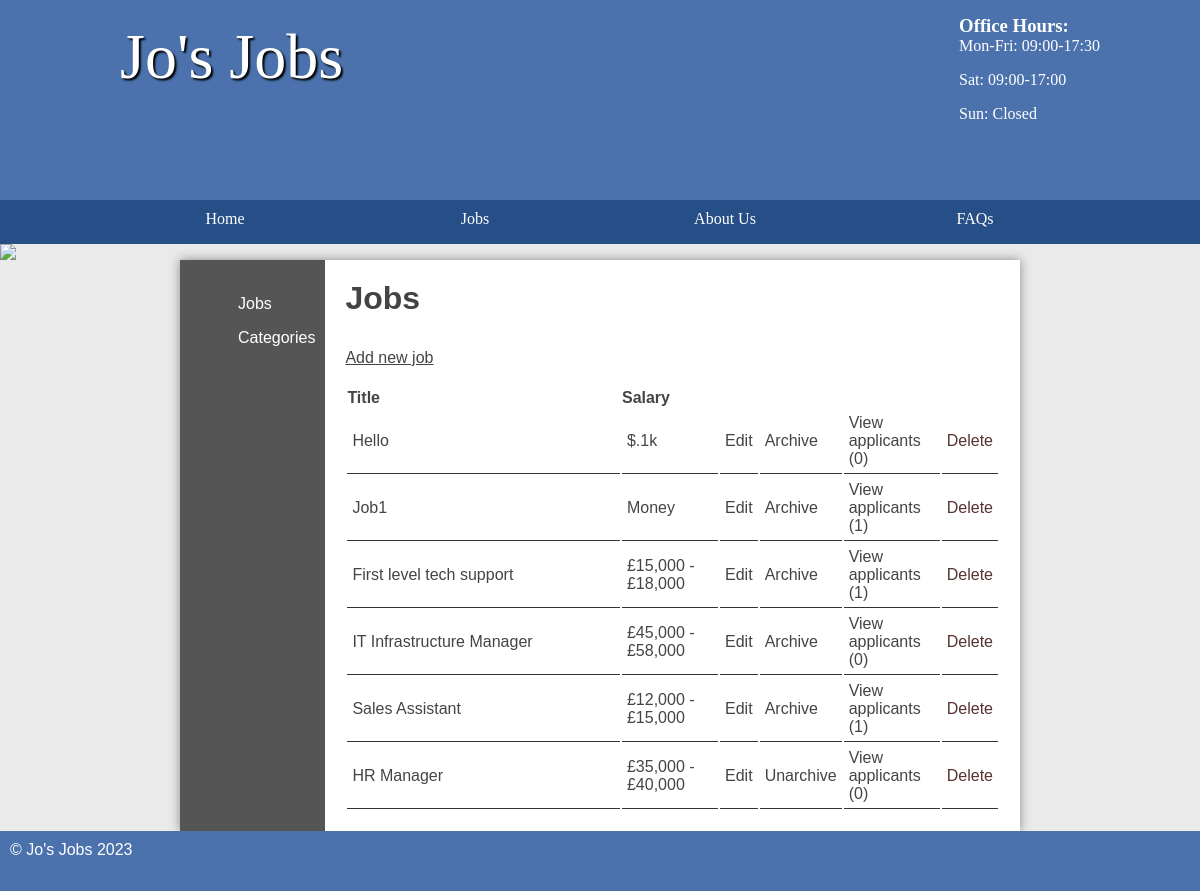
Page /jobs/public/admin/jobs.php (signed in) on the committed database.
### tables this page shows
CREATE TABLE `job` (
  `id` int(11) NOT NULL AUTO_INCREMENT,
  `title` varchar(45) DEFAULT NULL,
  `description` longblob DEFAULT NULL,
  `salary` varchar(45) DEFAULT NULL,
  `closingDate` date DEFAULT NULL,
  `categoryId` int(11) DEFAULT NULL,
  `location` varchar(255) DEFAULT NULL,
  `archived` tinyint(1) DEFAULT 0,
  PRIMARY KEY (`id`)
);

### jobs/include/utils.php (called while the page is built, shortened)
<?php
$loggedIn = ($_SESSION['loggedin'] ?? false) !== false;
function createHead($title = "Home") {
    global $categories, $db;
    $db ??= new Database();
    require 'top-section.html.php';
}

### jobs/classes/database.php (called while the page is built, shortened)
<?php
class Database extends stdClass {
    public function __construct($user = "student", $password = "student", $dbname = "job", $host = "mysql") {
        $this->pdo = new PDO("mysql:host=$host;dbname=$dbname", $user, $password);
    }
    public function __get($name) {
        return $this->$name;
    }
}

### jobs/classes/table.php (called while the page is built, shortened)
<?php
class Table {
    private $pdo;
    private $table;
    public function __construct($pdoInstance, $table) {
        $this->pdo = $pdoInstance;
        $this->table = $table;
    }
    private function selector($binds, $items) {
        $query = "SELECT ";
        $query .= "$items FROM $this->table";
        $statement = $this->bindAndExecute($binds, $query);
        return $statement;
    }
    public function select(array|string $binds = [], array|string $items = '*') {
        return $this->selector($binds, $items)->fetch();
    }
    public function selectAll(array|string $binds = [], array|string $items = '*'): array {
        return $this->selector($binds, $items)->fetchAll();
    }
    private function bindAndExecute(array|string $binds, string $query, array $values = [], bool $debugMode = false): PDOStatement {
        if (is_string($binds))
            $query .= " $binds ";
        else if (is_array($binds) && !empty($binds)) {
            $query .= " WHERE ";
            foreach ($binds as $key => $value)
                $query .= is_int($key) ? " $value " : " $key = :$key ";
        }
        $statement = $this->pdo->prepare($query);
        if (!is_string($binds))
            foreach ($binds as $key => $value)
                if (!is_int($key))
                    $statement->bindValue($key, $value);
        $statement->execute();
        return $statement;
    }
}

### jobs/public/admin/jobs.php (the view, shortened to what this page needs)
<?php
require "../../include/utils.php";
?>
<main class="sidebar">
	<?php require '../../include/leftside.html.php'; ?>
	<section class="right">
		<?php
		if (!$loggedIn)
			require '../../include/login-admin.html.php';
		else {
		?>
			<h2>Jobs</h2>
			<a class="new" href="addjob.php">Add new job</a>
			<table>
				<thead>
					<tr>
						<th>Title</th>
						<th style="width: 15%">Salary</th>
						<th style="width: 5%">&nbsp;</th>
						<th style="width: 5%">&nbsp;</th>
						<th style="width: 15%">&nbsp;</th>
						<th style="width: 5%">&nbsp;</th>
					</tr>
				</thead>
				<tbody>
					<?php
					$jobs = $db->job->selectAll('order by closingDate asc limit 10');
					foreach ($jobs as $job) {
						$applicantCount = $db->applicant->select(['jobId' => $job['id']], 'count(*) as count');
					?>
						<tr>
							<td><?= $job['title'] ?></td>
							<td><?= is_numeric(substr($job['salary'], 0, 1)) ? '£' . $job['salary'] : $job['salary'] ?></td>
							<td><a href="editjob.php?id=<?= $job['id'] ?>">Edit</a></td>
							<?php if ($job['archived']) { ?>
								<td><a href="unarchivejob.php?id=<?= $job['id'] ?>">Unarchive</a></td>
							<?php } else { ?>
								<td><a href="archivejob.php?id=<?= $job['id'] ?>">Archive</a></td>
							<?php } ?>
							<td><a style="float: right" href="applicants.php?id=<?= $job['id'] ?>">View applicants (<?= $applicantCount['count'] ?>)</a></td>
							<td>
								<form method="post" action="deletejob.php">
									<input type="submit" name="submit" value="Delete" />
								</form>
							</td>
						</tr>
					<?php } ?>
				</tbody>
			</table>
		<?php } ?>
	</section>
</main>
<?php include '../../include/footer.html.php'; ?>

### jobs/public/styles.css (style rules this page uses)
* { margin: 0; padding: 0; }
html { font-family: 'Oxygen-Regular', verdana, sans-serif; }
main a { color: #333; }
main { min-height: 50vh; background-color: #fff; width: 70vw; display: block; margin: auto; box-shadow: 0px 0px 10px #888; color: #444; }
main h2 { font-size: 2em; }
p, li, h2 { margin-bottom: 1em; }
form select, form label, form input, form textarea { float: left; width: 200px; padding: 10px; margin-top: 20px; }
input[type="submit"] { clear: both; margin-left: 220px; width: 220px; }
section a { color: #444; }
table { width: 100%; margin-top: 20px; }
td { padding: 5px; border-bottom: 1px solid #333; }
.stock, .sidebar { display: table; }
.stock .products, .sidebar .right { display: table-cell; padding: 20px; }
table td input[type="submit"] { margin: 0; float: right; width: auto; padding: auto; }
.right { padding: 20px; }
thead th { text-align: left; }
table td>form[action^="delete"] input[type="submit"] { all: unset; color: rgb(87, 50, 50); cursor: pointer; }
table td a { text-decoration: none; }

### rows in the picture
job: title "Hello", salary "$.1k", count "0"
job: title "Job1", salary "Money", count "1"
job: title "First level tech support", salary "£15,000 - £18,000", count "1"
job: title "IT Infrastructure Manager", salary "£45,000 - £58,000", count "0"
job: title "Sales Assistant", salary "£12,000 - £15,000", count "1"
job: title "HR Manager", salary "£35,000 - £40,000", count "0"
